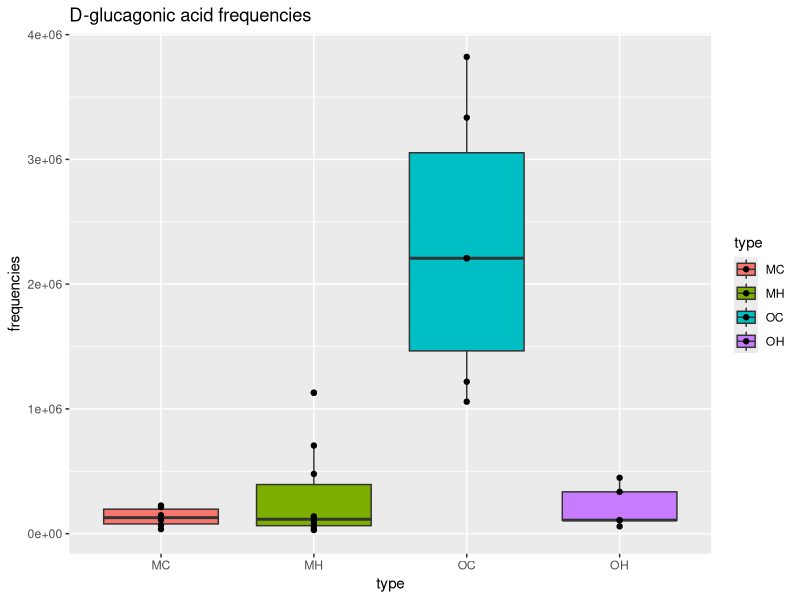

This chart was generated by the following R code:
## ---- chunk 1
knitr::opts_chunk$set(echo = TRUE)
## ---- chunk 2
library(tidyverse)
library(ggplot2)
library(data.table)
data <- as.data.frame(read.csv("EMSL_PNNL.csv"), header=TRUE)
data_Dga <- data[17,]
data_Dga_wrangled <- data_Dga %>% gather("M_C_4_AB",	"M_C_7_AB",	"M_C_12_AB",	"M_C_14_AB",	"M_C_19_AB",	"M_C_30_AB",	"M_H_2_AB",	"M_H_2B",	"M_H_4_AB",	"M_H_11_AB",	"M_H_17_AB",	"M_H_26_AB",	"M_H_28_AB",	"M_H_30_AB",	"M_H_32_AB",	"M_H_34_AB",	"O_C_4_AB",	"O_C_12_AB",	"O_C_14_AB",	"O_C_19_AB",	"O_C_27_AB",	"O_C_34_AB",	"O_H_2_AB",	"O_H_4_AB",	"O_H_11_AB",	"O_H_17_AB",	"O_H_32_AB", key="type", value="frequencies")
data_Dga_wrangled$type <- c("MC", "MC", "MC", "MC", "MC", "MC", "MH", "MH", "MH", "MH", "MH", "MH", "MH", "MH", "MH", "MH", "OC", "OC", "OC", "OC", "OC", "OC", "OH", "OH", "OH", "OH", "OH")
## ---- chunk 3
Dga <- ggplot(data_Dga_wrangled, aes(type, frequencies, fill=type)) + geom_boxplot() + geom_point() + labs(title="D-glucagonic acid frequencies")
Dga
